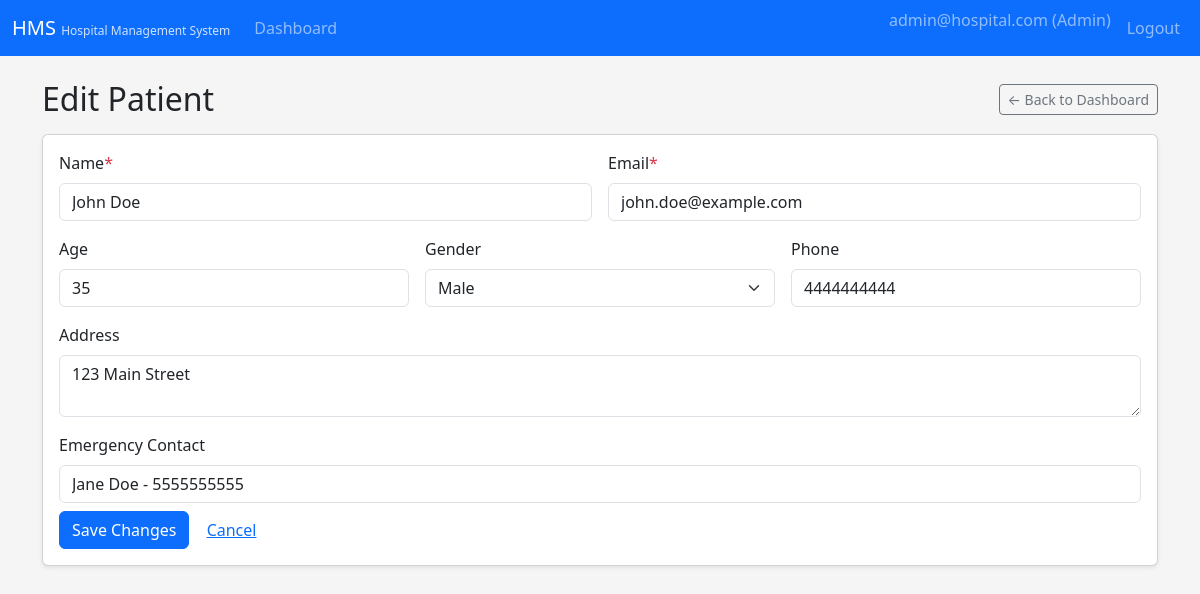
/admin/patients/2/edit (signed in), run on the app's committed database.
### tables this page shows
CREATE TABLE users (
    id INTEGER PRIMARY KEY AUTOINCREMENT,
    email TEXT NOT NULL UNIQUE,
    password_hash TEXT NOT NULL,
    role TEXT NOT NULL CHECK (role IN ('admin', 'doctor', 'patient')),
    status TEXT NOT NULL DEFAULT 'active' CHECK (status IN ('active', 'blacklisted'))
);

CREATE TABLE patient_profiles (
    id INTEGER PRIMARY KEY AUTOINCREMENT,
    user_id INTEGER NOT NULL UNIQUE,
    name TEXT NOT NULL,
    age INTEGER,
    gender TEXT,
    phone TEXT,
    address TEXT,
    emergency_contact TEXT,
    FOREIGN KEY (user_id) REFERENCES users (id) ON DELETE CASCADE
);

### admin_routes.py (the view, shortened to what this page needs)
    @app.route("/admin/patients/<int:patient_id>/edit", methods=["GET", "POST"])
    @role_required("admin")
    def admin_edit_patient(patient_id):
        conn = get_db()
        cur = conn.cursor()
        cur.execute(
            """
            SELECT p.*, u.email
            FROM patient_profiles p
            JOIN users u ON p.user_id = u.id
            WHERE p.id = ?
            """,
            (patient_id,),
        )
        patient = cur.fetchone()
        if not patient:
            conn.close()
            flash("Patient not found.", "danger")
            return redirect(url_for("admin_dashboard"))
        conn.close()
        return render_template("admin/patient_form.html", patient=patient)

### app.py (called while the page is built)
@login_manager.user_loader
def load_user(user_id):
    conn = get_db()
    cur = conn.cursor()
    cur.execute("SELECT * FROM users WHERE id = ?", (user_id,))
    row = cur.fetchone()
    conn.close()
    if row:
        return User(row)
    return None

### db.py (called while the page is built)
def get_db():
    conn = sqlite3.connect(
        DB_PATH,
        timeout=10.0,          # wait up to 10s for locks instead of failing immediately
        check_same_thread=False,  # allow multi-threaded access (Flask dev server)
    )
    conn.row_factory = sqlite3.Row  # access columns by name: row["email"]
    conn.execute("PRAGMA foreign_keys = ON;")
    conn.execute("PRAGMA journal_mode = WAL;")
    return conn

### security.py (called while the page is built)
def role_required(role):
    def decorator(view_func):
        @wraps(view_func)
        @login_required
        def wrapped(*args, **kwargs):
            if current_user.role != role:
                flash("You are not authorized to view this page.", "danger")
                return redirect(url_for("index"))
            if current_user.status != "active":
                flash("Your account is not active. Please contact hospital staff.", "warning")
                return redirect(url_for("logout"))
            return view_func(*args, **kwargs)
        return wrapped
    return decorator

### templates/admin/patient_form.html (shortened to what this page needs)
{% extends "base.html" %}
{% block content %}
<div class="d-flex justify-content-between align-items-center mb-3">
  <h2 class="mb-0">Edit Patient</h2>
  <a href="{{ url_for('admin_dashboard') }}" class="btn btn-outline-secondary btn-sm">
    ← Back to Dashboard
  </a>
</div>
<div class="card shadow-sm">
  <div class="card-body">
    <form method="post" action="{{ url_for('admin_edit_patient', patient_id=patient.id) }}">
      <div class="row g-3">
        <div class="col-md-6">
          <label class="form-label">Name<span class="text-danger">*</span></label>
          <input type="text"
                 name="name"
                 class="form-control"
                 required
                 value="{{ patient.name }}">
        </div>
        <div class="col-md-6">
          <label class="form-label">Email<span class="text-danger">*</span></label>
          <input type="email"
                 name="email"
                 class="form-control"
                 required
                 value="{{ patient.email }}">
        </div>
        <div class="col-md-4">
          <label class="form-label">Age</label>
          <input type="number"
                 name="age"
                 class="form-control"
                 value="{{ patient.age or '' }}">
        </div>
        <div class="col-md-4">
          <label class="form-label">Gender</label>
          <select name="gender" class="form-select">
            <option value="Male" {% if patient.gender == 'Male' %}selected{% endif %}>Male</option>
          </select>
        </div>
        <div class="col-md-4">
          <label class="form-label">Phone</label>
          <input type="text"
                 name="phone"
                 class="form-control"
                 value="{{ patient.phone or '' }}">
        </div>
        <div class="col-12">
          <label class="form-label">Address</label>
          <textarea name="address"
                    class="form-control"
                    rows="2">{{ patient.address or '' }}</textarea>
        </div>
        <div class="col-12">
          <label class="form-label">Emergency Contact</label>
          <input type="text"
                 name="emergency_contact"
                 class="form-control"
                 value="{{ patient.emergency_contact or '' }}">
        </div>
        <div class="col-12 mt-2">
          <button type="submit" class="btn btn-primary">
            Save Changes
          </button>
          <a href="{{ url_for('admin_dashboard') }}" class="btn btn-link">
            Cancel
          </a>
        </div>
      </div>
    </form>
  </div>
</div>
{% endblock %}

### templates/base.html (shortened to what this page needs)
<!doctype html>
<html lang="en">
<head>
  <link
    href="https://cdn.jsdelivr.net/npm/bootstrap@5.3.3/dist/css/bootstrap.min.css"
    rel="stylesheet"
  >
</head>
<body>
<nav class="navbar navbar-expand-lg navbar-dark bg-primary">
  <div class="container-fluid">
    <a class="navbar-brand" href="{{ url_for('index') }}">
      HMS
      <span class="small d-none d-sm-inline">Hospital Management System</span>
    </a>
    <div class="collapse navbar-collapse" id="navbarContent">
      <ul class="navbar-nav me-auto mb-2 mb-lg-0">
        {% if current_user.is_authenticated %}
              {% if current_user.role == 'admin' %}
            <li class="nav-item">
              <a class="nav-link" href="{{ url_for('admin_dashboard') }}">Dashboard</a>
            </li>
          {% elif current_user.role == 'doctor' %}
            <li class="nav-item">
              <a class="nav-link" href="{{ url_for('doctor_dashboard') }}">Dashboard</a>
            </li>
          {% endif %}
        {% endif %}
      </ul>
      <ul class="navbar-nav ms-auto">
        {% if current_user.is_authenticated %}
          <li class="nav-item">
            <span class="navbar-text me-2">
              {{ current_user.email }} ({{ current_user.role|capitalize }})
            </span>
          </li>
          <li class="nav-item">
            <a class="nav-link" href="{{ url_for('logout') }}">Logout</a>
          </li>
        {% else %}
          <li class="nav-item">
            <a class="nav-link" href="{{ url_for('login') }}">Login</a>
          </li>
        {% endif %}
      </ul>
    </div>
  </div>
</nav>
<main class="container py-4">
  {% block content %}{% endblock %}
</main>
</body>
</html>

### templates/base.html (style rules this page uses)
body { background-color: #f5f5f5; }
.navbar-brand span.small { font-size: 0.75rem; opacity: 0.8; }

### data on the page
users: email "admin@hospital.com", role "Admin"
patient_profiles: name "John Doe", age "35", gender "Male", phone "4444444444", address "123 Main Street", emergency_contact "Jane Doe - 5555555555"
users: email "john.doe@example.com"
